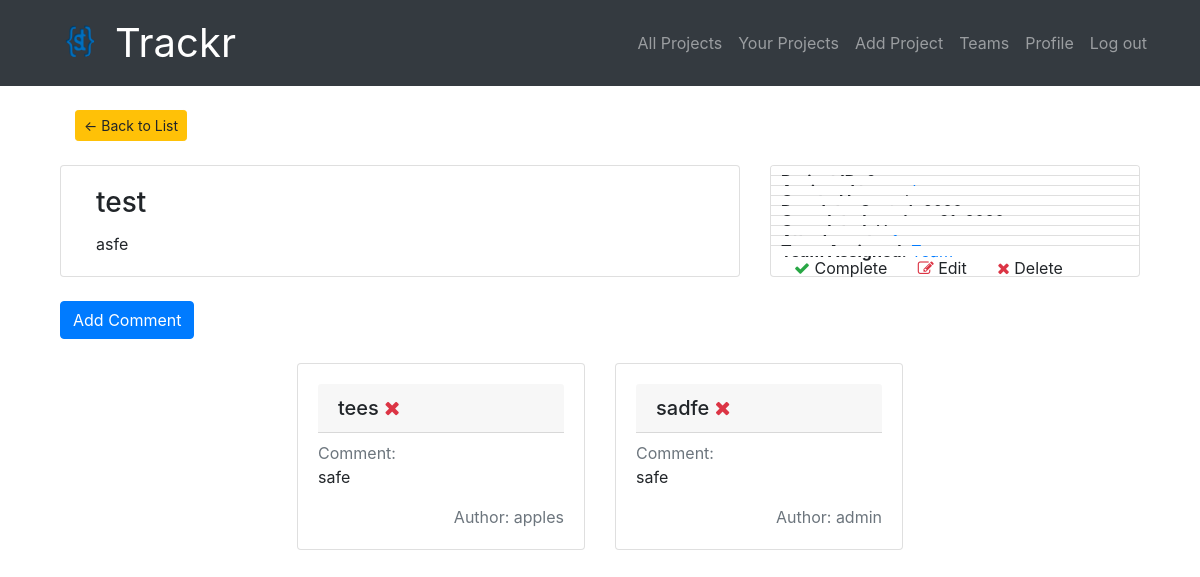
Screenshot of /projects/project/2/ (signed in) with the database file from the repository.
### projects/models.py (models this page shows, shortened)
class Project(models.Model):
    id = models.AutoField(primary_key=True)
    project_name = models.CharField(max_length=256)
    worker = models.ForeignKey(User,related_name='projects',null=True,on_delete=models.SET_NULL)
    created_by = models.ForeignKey(User,related_name='created',null=True,on_delete=models.SET_NULL)
    description = models.TextField()
    created_at = models.DateTimeField(default=timezone.now)
    due_date = models.DateTimeField()
    status = models.CharField(max_length=20,choices=status)
    completed_on = models.DateTimeField(blank=True,null=True)
    team = models.ForeignKey(Team,related_name='projects',null=True,blank=True,on_delete=models.SET_NULL)
    class Meta():
        ordering = ['-created_at']
        unique_together = ['worker','project_name']

class Comment(models.Model):
    project = models.ForeignKey(Project,null=True,on_delete=models.CASCADE,related_name='comments')
    author = models.ForeignKey(User,related_name='author',null=True,on_delete=models.CASCADE)
    title = models.CharField(max_length=100, blank=True,null=True)
    text = models.TextField(blank=True,null=True)
    approved_comment = models.BooleanField(default=False,null=True)

### projects/views.py (the view)
# urls.py: path("project/<int:pk>/",views.ProjectDetail.as_view(),name="single"),
class ProjectDetail(LoginRequiredMixin, generic.DetailView):
    model = Project
    def get_context_data(self, **kwargs):
        context = super(ProjectDetail, self).get_context_data(**kwargs)
        context['comments'] = Comment.objects.all()
        context['files'] = Attachment.objects.all()
        return context

### projects/models.py (called while the page is built)
    def filename(self):
        return os.path.basename(self.file.name)

### teams/models.py (called while the page is built)
    def __str__(self):
        return self.name

### projects/templates/projects/project_detail.html (shortened to what this page needs)
{% extends "projects/project_base.html" %}
{% block proj_content %}
<br>
<div class="container">
  <a class="btn btn-warning btn-sm" href="{% url 'projects:all' %}">&#8592; Back to List</a>
</div>
<br>
<div class="card-deck">
  <div class="card col-sm-8">
    <div class="card-body">
      <h3 class="card-title">{{ project.project_name }}</h3>
      <div class="card-text">{{ project.description }}</div>
    </div>
  </div>
  <div class="card col-sm-4 p-0">
    <ul class="list-group list-group-flush">
      <li class="list-group-item">
				<strong>Project ID:</strong>
      </li>
      <li class="list-group-item">
        <strong>Assigned to:</strong>
        <a href="{% url 'projects:worker' pk=project.pk %}">{{project.worker}}</a>
      </li>
      <li class="list-group-item">
        <strong>Created by:</strong> {{project.created_by}}
      </li>
      <li class="list-group-item">
        <strong>Due date:</strong> {{ project.due_date.date }}
      </li>
      {% if project.status == 'Complete' %}
        <li class="list-group-item">
          <strong>Completed on:</strong> {{ project.completed_on.date}}
        </li>
        <li class="list-group-item">
          <strong>Completed:</strong> Yes
        </li>
      {% else %}
        <li class="list-group-item">
          <strong>Completed:</strong> No
        </li>
      {% endif %}
      <li class="list-group-item">
        <strong>Attachments:</strong>
        <a href="#attachModal" data-toggle="modal" data-target="#attachModal">{{project.attachments.count}}</a>
      </li>
      <li class="list-group-item">
        <strong>Team Assigned:</strong>
				{% if project.team == Null %}
					{{project.team}}
				{% else %}
					<a href="{% url 'teams:single' slug=project.team|slugify %}">{{project.team}}</a></td>
				{% endif %}
      </li>
			{% if user.is_authenticated and project.worker == user or user.userprofile.is_manager or user.is_superuser%}
        <li class="list-group-item">
          <a href="{% url 'projects:complete' pk=project.pk %}" title:'complete' class="btn btn-simple editbuttons">
            <span class="fa fa-check text-success icon" aria-hidden='true'></span> Complete
          </a>
					<a href="{% url 'projects:edit' pk=project.pk %}" class="btn btn-simple editbuttons">
						<span class="fa fa-edit text-danger icon" aria-hidden='true'></span> Edit
					</a>
					<a href="{% url 'projects:delete' pk=project.pk %}" title:'delete' class="btn btn-simple editbuttons">
						<span class="fa fa-remove text-danger icon" aria-hidden='true'></span> Delete
					</a>
        </li>
			{% endif %}
    </ul>
  </div>
</div>
<br>
<a class="btn btn-primary btn-comment" href="{% url 'projects:add_comment' pk=project.pk %}">Add Comment</a>
<div class="container-fluid">
	<br>
	<div class="row justify-content-center">
		{% for comment in project.comments.all %}
			{% if user.is_authenticated or comment.approved_comment %}
  				<div class="col-auto mb-3">
  					<div class="card" style="width: 18rem;">
  						<div class="card-body">
  							<h5 class="card-header mb-2">{{ comment.title }}
                  {% if user.is_authenticated and project.worker == user or user.userprofile.is_manager or user.is_superuser %}
                    <a href="{% url 'projects:comment_remove' pk=comment.pk %}" class='pl-6'>
                      <span class="fa fa-remove text-danger" aria-hidden='true'></span>
                    </a>
                  {% endif %}
                </h5>
  							<p class="card-text mb-0 text-muted">Comment: </p>
  							<p class="card-text">{{ comment.text }}</p>
  							<p class="card-text text-muted text-right">Author: {{ comment.author }}</p>
  						</div>
  					</div>
  				</div>
			{% endif %}
		{% empty %}
		    <p>No comments here yet :(</p>
		{% endfor %}
	</div>
</div>
{% endblock %}

### static/css/master.css (style rules this page uses)
.list-group-item { height: 10px; padding: 3px 10px }

### rows the page displays
Project: project_name "test", description "asfe"
Comment: title "tees", text "safe", author "apples"
Comment: title "sadfe", text "safe", author "admin"
